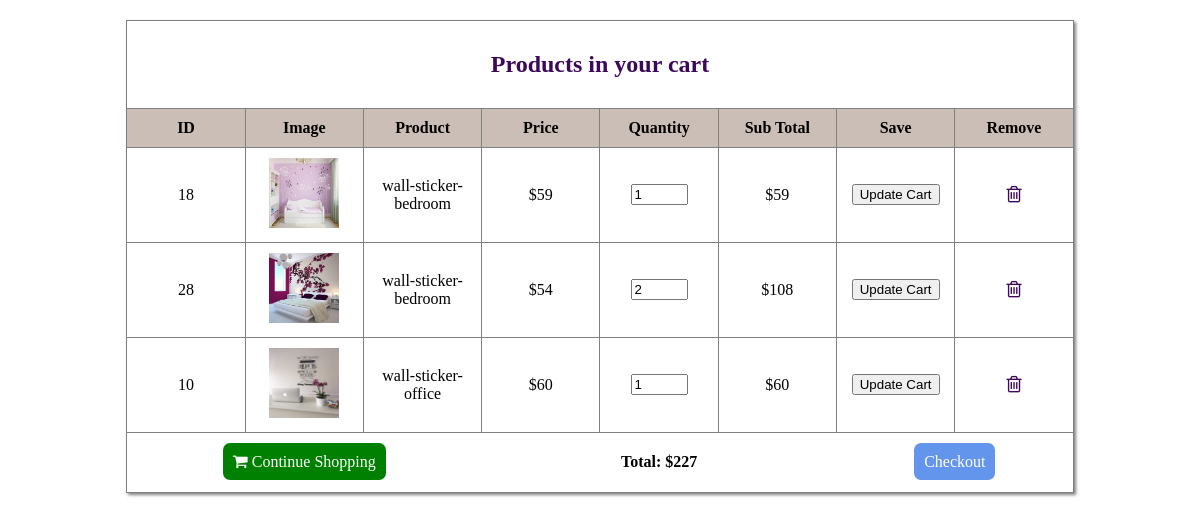
The page /cart.php (signed in) on the database its author committed.
### tables this page shows
CREATE TABLE `products` (
  `prod_id` int(11) NOT NULL,
  `prod_cat` int(11) NOT NULL,
  `prod_theme` int(11) NOT NULL,
  `price` int(11) NOT NULL,
  `prod_title` text NOT NULL,
  `prod_colors` text NOT NULL,
  `prod_desc` text NOT NULL,
  `prod_img` text NOT NULL,
  `prod_date` datetime NOT NULL DEFAULT current_timestamp()
);

CREATE TABLE `cart` (
  `prod_id` int(11) NOT NULL,
  `cust_id` int(11) NOT NULL,
  `qty` int(11) NOT NULL
);

### cart.php (the view, shortened to what this page needs)
<!DOCTYPE html>
<html lang="en">
<head>
    <link href="css/font-awesome.min.css" rel="stylesheet">
</head>
<body>
<?php
if(!isset($_SESSION["id"])) echo "<script>window.open('customer_login.php','_self')</script>";
else $id= $_SESSION["id"];
?>
<div class="main_wrapper">
    <div class="col-sm-9 padding-right">
        <div class="features_items" id="products_box">
                <table align="center" width="700">
                    <tr align="center">
                        <th colspan=8 align="right"><h2>Products in your cart</h2></th>
                    </tr>
                    <tr align="center" bgcolor="#cb8beeb7">
                        <th align="center">ID</th>
                        <th>Image</th>
                        <th>Product</th>
                        <th>Price</th>
                        <th>Quantity</th>
                        <th>Sub Total</th>
                        <th>Save</th>
                        <th>Remove</th>
                    </tr>
                    <?php
                    $total = 0;
                    global $con;
                    $sel_price = "select * from cart where cust_id=$id";
                    $run_price = mysqli_query($con, $sel_price);
                    while ($p_price = mysqli_fetch_array($run_price)) {
                        $pro_id = $p_price['prod_id'];
                        $pro_price = "select * from products where prod_id='$pro_id'";
                        $run_pro_price = mysqli_query($con, $pro_price);
                        while ($pp_price = mysqli_fetch_array($run_pro_price)) {
                            $product_id = $pp_price['prod_id'];
                            $product_title = $pp_price['prod_title'];
                            $product_theme = $pp_price['prod_theme'];
                            $product_image = $pp_price['prod_img'];
                            $single_price = $pp_price['price'];
                            $values = $single_price*$p_price['qty'];
                            $total += $values;
                            ?>
                            <tr align="center">
                            <form action="" method="POST" enctype="multipart/form-data">
                                <td><?php echo $product_id ?></td>
                                <td>
                                    <img src='./images/product_image/themes/<?php echo "$product_theme/$product_image"; ?>' width="70" height="70" />
                                </td>
                                <td><?php echo $product_title; ?></td>
                                <td><?php echo "$" . $single_price; ?></td>
                                <td><input type="text" size="4" name="qty_<?php echo $pro_id; ?>" value="<?php echo $p_price['qty']; ?>" /></td>
                                <td><?php echo "$" . $values; ?></td>
                                <td ><input type="submit" name="update_cart_<?php echo $pro_id; ?>" value="Update Cart" /></td>
                                <td><a href="cart.php?delete=<?php echo $pro_id; ?>&cust=<?php echo $id; ?>"><i class="fa fa-trash-o" aria-hidden="true"></i></a></td>
                            </form>
                            </tr>
                        <?php
                        }
                    }
                    ?>
                    <tr class="tr">
                        <td colspan="3" class="hhh "><a href="index.php" class="shop"><i class="fa fa-shopping-cart"></i> Continue Shopping</a></td>
                        <td colspan="3" class="hhh" align="left"><b>Total: <?php echo "$" . $total; ?></b></td>
                        <td colspan="2" >
                            <a href="checkout.php" class="check"><i class="fa fa-id-card" aria-hidden="true"></i>Checkout</a>
                        </td>
                    </tr>
                </table>
        </div>
    </div>
</div>
</body>
</html>

### cart.php (style rules this page uses)
table { width: 80%; border-collapse: collapse; margin: 20px auto ; box-shadow: 2px 2px 3px gray; }
td, th { border: 1px solid gray; padding: 10px; text-align: center; width: 12.5%; }
.hhh { border-right: 1px solid #00800000; }
a { text-decoration: none; color: #3D0859; }
.tr { height: 60px; }
.shop { color: white; background-color: green; padding: 10px; border-radius: 7px; }
.check { color: white; background-color: cornflowerblue; padding: 10px; border-radius: 7px; }
h2 { color:#3D0859; }
.fa-trash-o { font-size: larger; }

### rows shown on the page
cart: qty "1"
products: prod_id "18", prod_img (picture), prod_title "wall-sticker-bedroom", price "59"
cart: qty "2"
products: prod_id "28", prod_img (picture), prod_title "wall-sticker-bedroom", price "54", price.qty "108"
cart: qty "1"
products: prod_id "10", prod_img (picture), prod_title "wall-sticker-office", price "60"

### other values the page prints
$total "227"
